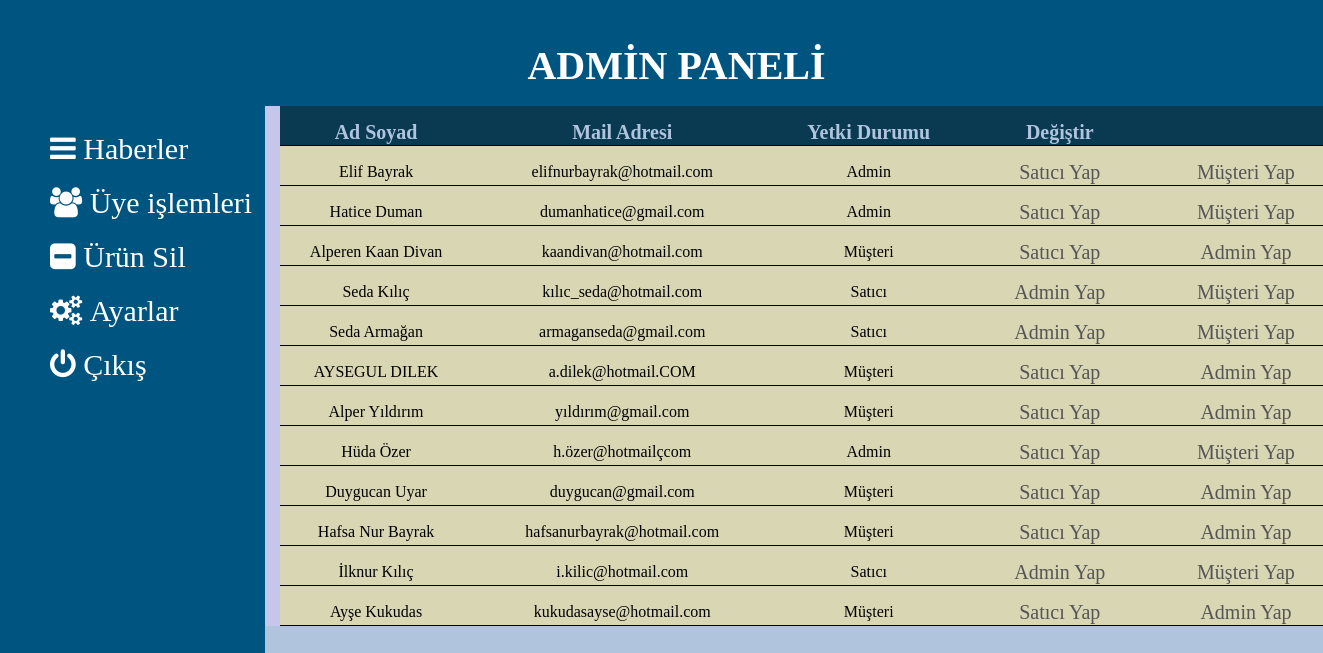
Screenshot of /uyeyetki.php (signed in) with the database file from the repository.
### tables this page shows
CREATE TABLE `kisiler` (
  `id` int(11) NOT NULL,
  `isim` varchar(25) DEFAULT NULL,
  `soyisim` varchar(25) DEFAULT NULL,
  `sifre` varchar(25) NOT NULL,
  `mail` varchar(50) NOT NULL,
  `tur` int(11) DEFAULT '3',
  `adres` varchar(250) NOT NULL
);

### uyeyetki.php (the view, shortened to what this page needs)
<!DOCTYPE html>
<html>
<link rel="stylesheet" href="https://cdnjs.cloudflare.com/ajax/libs/font-awesome/4.7.0/css/font-awesome.min.css">
<link rel="stylesheet" type="text/css" href="Proje.css">
<?php
    $sunucu = "localhost";
    $kullanici = "root";
    $parola = "";
    $dbAd= "proje";
    $bag = mysqli_connect($sunucu, $kullanici, $parola, $dbAd);
    $qsorgu = "SELECT * FROM kisiler";
    $r1 = mysqli_query($bag, $qsorgu);
?>
<body style="background-color: #B0C4DE">
<div class="ust_menu">
<h1 >ADMİN PANELİ</h1>
</div>
<div>
    <div class="admin_menu">
        <ul class="liste">
        <li><a href="admin.php"><i class="fa fa-bars" aria-hidden="true"> Haberler</i></a></li>
        <li class="uye" ><a href="#"><i class="fa fa-users" aria-hidden="true"> Üye işlemleri</i></a>
        </li>
        <li><a href="urunsil.php"><i class="fa fa-minus-square" aria-hidden="true"> Ürün Sil</i></a></li>
        <li><a href="adminayar.php"><i class="fa fa-cogs" aria-hidden="true"> Ayarlar</i></a></li>
        <li><a href="Kayit.php"><i class="fa fa-power-off" aria-hidden="true"> Çıkış</i></a></li>
        </ul>
    </div>
    <div class="icerik">
    <table>
<tr>
    <th>Ad Soyad</th>
    <th>Mail Adresi</th>
    <th>Yetki Durumu</th>
    <th>Değiştir</th>
    <th></th>
</tr>
<?php while($row1 = mysqli_fetch_array($r1)):; ?>
<tr id="<?php echo $row1['id'];?>">
       <?php if ($row1['tur']==3){?>
        <td><?php echo $row1['isim']." ".$row1['soyisim']?></td>
        <td><?php echo $row1['mail'];?></td>
        <td><?php echo 'Müşteri';?></td>
        <td><a href="satıcı.php?id=<?php echo $row1['id'];?>" onclick="return uyari();">Satıcı Yap</a></td>
        <td><a href="adminyap.php?id=<?php echo $row1['id'];?>" onclick="return uyari();">Admin Yap</a></td>
        <?php } else if ($row1['tur']==2){ ?>
        <td><?php echo $row1['isim']." ".$row1['soyisim']?></td>
        <td><?php echo $row1['mail'];?></td>
        <td><?php echo 'Satıcı';?></td>
        <td><a href="adminyap.php?id=<?php echo $row1['id'];?>" onclick="return uyari();">Admin Yap</a></td>
        <td><a href="musteri.php?id=<?php echo $row1['id'];?>" onclick="return uyari();">Müşteri Yap</a></td>
        <?php } else { ?>
        <td><?php echo $row1['isim']." ".$row1['soyisim']?></td>
        <td><?php echo $row1['mail'];?></td>
        <td><?php echo 'Admin';?></td>
        <td><a href="satıcı.php?id=<?php echo $row1['id'];?>" onclick="return uyari();">Satıcı Yap</a></td>
        <td><a href="musteri.php?id=<?php echo $row1['id'];?>" onclick="return uyari();">Müşteri Yap</a></td>
<?php }?>
</tr>
<?php endwhile;?>
 </table>
    </div>
</div>
</body>
</html>

### Proje.css (style rules this page uses)
body { margin:0; background-repeat: no-repeat; -webkit-background-size: cover; -moz-background-size: cover; -o-background-size: cover; background-size: cover; }
.admin_menu { height: 30cm; width: 20%; background-color: rgb(0, 85, 128); float: left; overflow:hidden; display: block; }
.admin_menu a { display: block; font-size: 30px; color: white; padding: 10px; text-decoration: none; }
.liste, .uye_islem, .urun_islem { list-style-type: none; }
.ust_menu { height: 2cm; background-color: rgb(0, 85, 128); width: 100%; text-align: center; padding: 15px; }
.ust_menu h1 { color: white; font-size: 40px; }
.icerik { width: 80%; height: 100%; background-color: rgb(198, 198, 236); float: left; }
table, tr, td, th { border-collapse: collapse; text-align: center; margin-left:15px; width: 28cm; height: auto; border-bottom: 1px solid black; background-color: rgba(218, 215, 181, 0.856); padding-top: 15px; }
th { font-size: 20px; background-color: rgb(9, 58, 82); color:#B0C4DE; }
a { text-decoration: none; color: #555; font-style: normal; font-size: 20px; }

### rows the page displays
kisiler: isim "Elif", soyisim "Bayrak", mail "elifnurbayrak@hotmail.com"
kisiler: isim "Hatice", soyisim "Duman", mail "dumanhatice@gmail.com"
kisiler: isim "Alperen Kaan", soyisim "Divan", mail "kaandivan@hotmail.com"
kisiler: isim "Seda", soyisim "Kılıç", mail "kılıc_seda@hotmail.com"
kisiler: isim "Seda", soyisim "Armağan", mail "armaganseda@gmail.com"
kisiler: isim "AYSEGUL", soyisim "DILEK", mail "a.dilek@hotmail.COM"
kisiler: isim "Alper", soyisim "Yıldırım", mail "yıldırım@gmail.com"
kisiler: isim "Hüda", soyisim "Özer", mail "h.özer@hotmailçcom"
kisiler: isim "Duygucan", soyisim "Uyar", mail "duygucan@gmail.com"
kisiler: isim "Hafsa Nur", soyisim "Bayrak", mail "hafsanurbayrak@hotmail.com"
kisiler: isim "İlknur", soyisim "Kılıç", mail "i.kilic@hotmail.com"
kisiler: isim "Ayşe", soyisim "Kukudas", mail "kukudasayse@hotmail.com"
